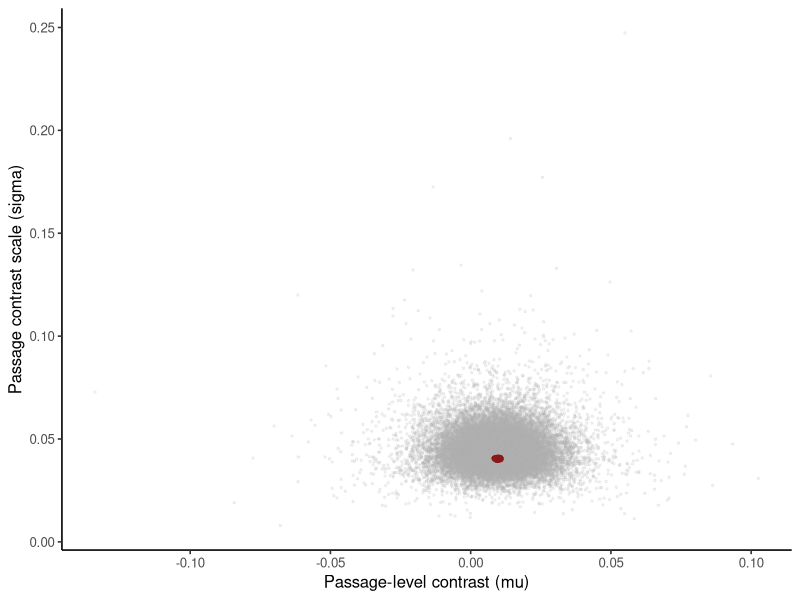

The R script that drew this image:
## ---- chunk 1
#| label: provo-importance-sampling
library(ggplot2)

provo <- read.csv("data/provo/passage-summaries.csv", stringsAsFactors = FALSE)
y <- provo$noun_minus_verb_log_ffd
nu <- 4
prior_scale <- 2 * sd(y)

log_sum_exp <- function(x) {
  maximum <- max(x)
  maximum + log(sum(exp(x - maximum)))
}
log_posterior_eta <- function(eta) {
  mu <- eta[1]; sigma <- exp(eta[2])
  sum(dt((y - mu) / sigma, df = nu, log = TRUE) - log(sigma)) +
    dnorm(mu, 0, prior_scale, log = TRUE) +
    log(2) + dnorm(sigma, 0, prior_scale, log = TRUE) + eta[2]
}
mode_fit <- optim(c(median(y), log(mad(y))),
                  function(eta) -log_posterior_eta(eta),
                  method = "BFGS", hessian = TRUE,
                  control = list(reltol = 1e-12, maxit = 1000L))
local_sd <- sqrt(diag(solve(mode_fit$hessian)))
grid <- expand.grid(
  mu = seq(mode_fit$par[1] - 7 * local_sd[1],
           mode_fit$par[1] + 7 * local_sd[1], length.out = 321L),
  log_sigma = seq(mode_fit$par[2] - 7 * local_sd[2],
                  mode_fit$par[2] + 7 * local_sd[2], length.out = 321L)
)
grid$log_kernel <- apply(grid, 1, log_posterior_eta)
grid$weight <- exp(grid$log_kernel - log_sum_exp(grid$log_kernel))
grid_mean <- colSums(grid[, c("mu", "log_sigma")] * grid$weight)
centered <- sweep(as.matrix(grid[, c("mu", "log_sigma")]),
                  2, grid_mean, "-")
grid_covariance <- crossprod(centered * sqrt(grid$weight))

rmvt <- function(n, location, scale, df) {
  dimension <- length(location)
  normal <- matrix(rnorm(n * dimension), nrow = n)
  standard <- sqrt(rchisq(n, df = df) / df)
  sweep(normal %*% chol(scale), 1, standard, "/") +
    matrix(location, nrow = n, ncol = dimension, byrow = TRUE)
}
dmvt_log <- function(x, location, scale, df) {
  dimension <- length(location)
  centered <- sweep(x, 2, location, "-")
  inverse <- solve(scale)
  quadratic <- rowSums((centered %*% inverse) * centered)
  log_determinant <- determinant(scale, logarithm = TRUE)$modulus[1]
  lgamma((df + dimension) / 2) - lgamma(df / 2) -
    .5 * (dimension * log(df * pi) + log_determinant) -
    .5 * (df + dimension) * log1p(quadratic / df)
}

set.seed(2026101803)
S <- 30000L
proposal_df <- 5
proposal_scale <- 1.5 * grid_covariance
eta <- rmvt(S, grid_mean, proposal_scale, proposal_df)
log_weight <- apply(eta, 1, log_posterior_eta) -
  dmvt_log(eta, grid_mean, proposal_scale, proposal_df)
weight <- exp(log_weight - log_sum_exp(log_weight))

importance_ess <- 1 / sum(weight^2)
summary <- data.frame(
  mean_mu = sum(weight * eta[, 1]),
  probability_mu_positive = sum(weight * (eta[, 1] > 0)),
  mean_exp_mu = sum(weight * exp(eta[, 1])),
  raw_weight_ess = importance_ess,
  largest_weight = max(weight),
  top_100_weight_share = sum(sort(weight, decreasing = TRUE)[1:100])
)
stopifnot(length(y) == 55L, abs(sum(weight) - 1) < 1e-12)
summary
## ---- chunk 2
#| label: plot-provo-importance-weights
#| fig-cap: "Proposal draws for the passage-level Student-t model. The accent marks the one percent with the largest normalized weights."
proposal_draws <- data.frame(
  mu = eta[, 1], sigma = exp(eta[, 2]), weight = weight
)
weight_cutoff <- quantile(weight, .99)

proposal_opacity <- .16
weighted_opacity <- .65
ggplot(proposal_draws, aes(mu, sigma)) +
  geom_point(color = "grey70", alpha = proposal_opacity, size = .55) +
  geom_point(data = subset(proposal_draws, weight >= weight_cutoff),
             color = "#8B1A1A", alpha = weighted_opacity, size = .8) +
  labs(x = "Passage-level contrast (mu)",
       y = "Passage contrast scale (sigma)") +
  theme_classic(base_size = 12)
